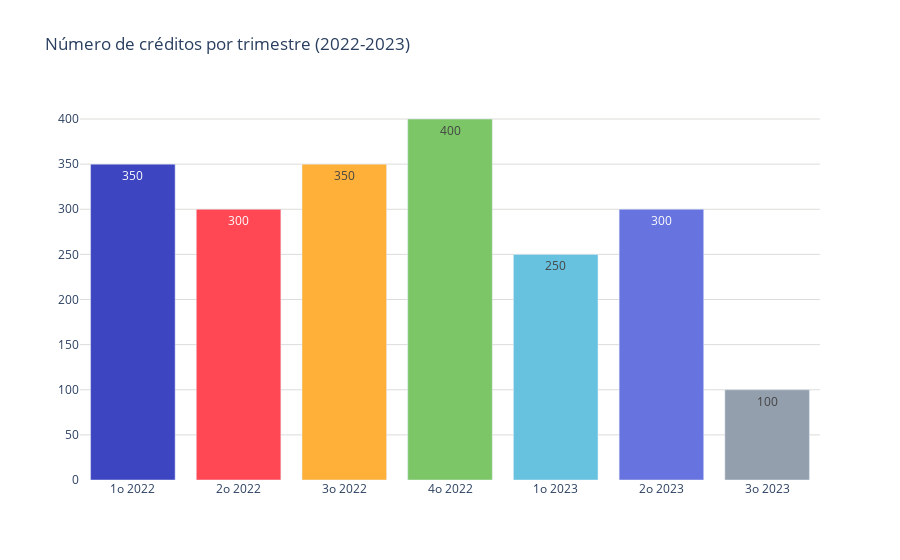

Write notebook code for a chart like this one.
### Code cell
colores = ['#3d45c0','#ff4853','#ffb038','#7cc668','#67c2df','#6773df','#939fad']

import numpy as np
# Calcula el máximo valor de la serie y redondea hacia arriba al múltiplo más cercano de 50
max_y = np.ceil(conteo_trimestral['conteo'].max() / 50) * 50
# Crea un rango de valores de y en incrementos de 50 hasta el máximo
values_range = np.arange(0, max_y + 1, 50)
# Modifica los valores de 'values' en tu gráfico para que estén en incrementos de 50
values = conteo_trimestral['conteo'].apply(lambda x: min(values_range, key=lambda y: abs(y - x)))
# Luego, puedes proceder con la creación de tu gráfico como lo hiciste antes
labels = conteo_trimestral['trimestre']

fig = go.Figure()
fig.add_trace(go.Bar(
        x=labels, 
        y=values, 
        marker_color=colores,
        text=values,
        textposition='inside',
        showlegend=False,
        #width=0.5 
    )
)    
fig.update_layout(
    title='Número de créditos por trimestre (2022-2023)',
    yaxis=dict(
        gridcolor='#dddcda',
        tickvals=values_range,  # Especifica los valores de los ticks del eje y
        tickmode='array'  # Usa los valores especificados en 'tickvals' para los ticks
    ),  
    plot_bgcolor='rgba(0,0,0,0)',
    legend=dict(
        yanchor="top",
        y=0.99,
    )
)

guardar_grafico_como_html(fig, 'g_bar_estacionalidad_pachuca', carpeta='graficas')

fig.show()

### Figure 1 — Plotly figure (JSON) as saved in the notebook; plotly's stock layout.template omitted (floating-point values rounded to 4 significant figures)
{"data": [{"marker": {"color": ["#3d45c0", "#ff4853", "#ffb038", "#7cc668", "#67c2df", "#6773df", "#939fad"]}, "showlegend": false, "text": [350, 300, 350, 400, 250, 300, 100], "textposition": "inside", "type": "bar", "x": ["1o 2022", "2o 2022", "3o 2022", "4o 2022", "1o 2023", "2o 2023", "3o 2023"], "y": [350, 300, 350, 400, 250, 300, 100]}], "layout": {"legend": {"y": 0.99, "yanchor": "top"}, "plot_bgcolor": "rgba(0,0,0,0)", "title": {"text": "Número de créditos por trimestre (2022-2023)"}, "yaxis": {"gridcolor": "#dddcda", "tickmode": "array", "tickvals": [0, 50, 100, 150, 200, 250, 300, 350, 400]}}}
